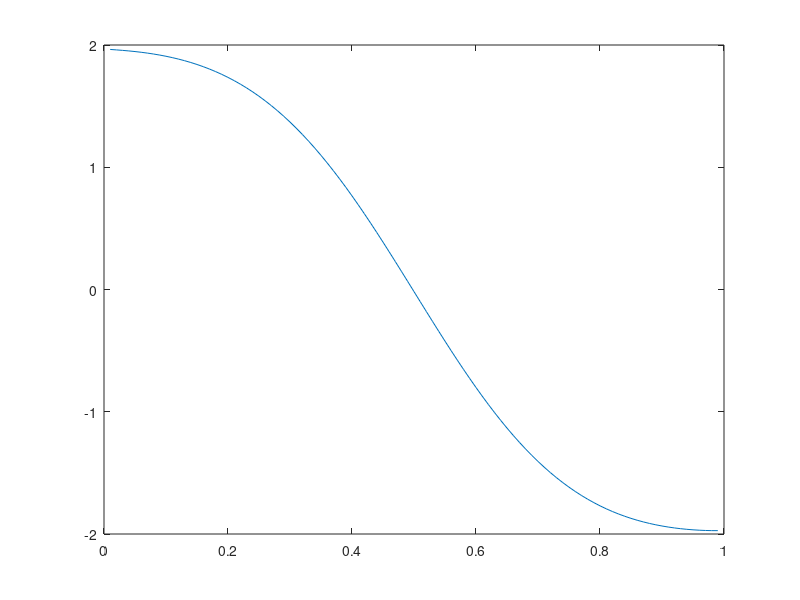

The MATLAB source for this figure:
alpha=0;
Kappa=0.01:0.01:0.99;
lambda=1;
N=100000;
e = random('exp',1,N,1);
z = randn(N,1);

for i=1:length(Kappa)
    kappa=Kappa(i);
    R = alpha + ( e*(1-2*kappa)/(kappa*(1-kappa)) + sqrt(2*e/(kappa*(1-kappa))).*z ) / lambda;
    sk(i) = skewness(R);
end
plot(Kappa,sk)